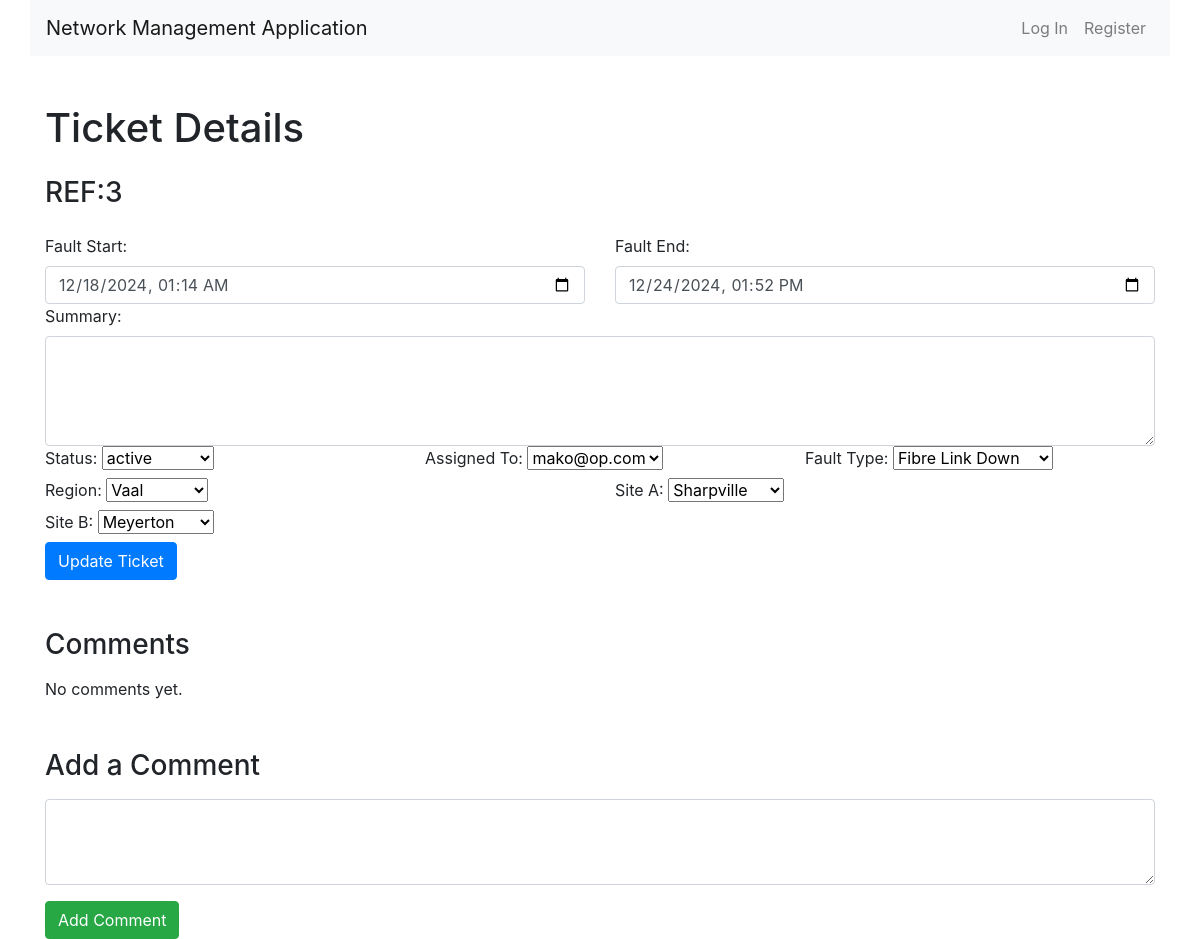
/tickets/3/details/, run on the app's committed database.
### nms/models.py (models this page shows, shortened)
class Ticket(models.Model):
    fault_start = models.CharField(max_length=255, null=True, blank=True)
    fault_end = models.CharField(max_length=255, null=True, blank=True)
    summary = models.TextField(null=True, blank=True)
    status = models.ForeignKey('TicketStatus', on_delete=models.CASCADE, related_name='tickets', default=1)
    created_at = models.DateTimeField(auto_now_add=True)
    assigned_to = models.ForeignKey(User, on_delete=models.CASCADE, related_name='tickets', null=True, blank=True)
    fault_type = models.ForeignKey(FaultType, on_delete=models.CASCADE, related_name='tickets', null=True, blank=True)
    region = models.ForeignKey(Region, on_delete=models.CASCADE, related_name='tickets', null=True, blank=True)
    site_A = models.ForeignKey(Site, on_delete=models.CASCADE, related_name='site_A_tickets', null=True, blank=True)
    site_B = models.ForeignKey(Site, on_delete=models.CASCADE, related_name='site_B_tickets', null=True, blank=True)

class TicketStatus(models.Model):
    name = models.CharField(max_length=50, unique=True)

class User(AbstractUser):
    pass

class FaultType(models.Model):
    name = models.CharField(max_length=100, unique=True)

class Region(models.Model):
    name = models.CharField(max_length=100, unique=True)

class Site(models.Model):
    name = models.CharField(max_length=100, unique=True)
    region = models.ForeignKey(Region, on_delete=models.CASCADE, related_name='sites')

### nms/views.py (the view)
# urls.py: path('tickets/<int:ticket_id>/details/', views.view_ticket, name='view_ticket'),
def view_ticket(request, ticket_id):
    ticket = get_object_or_404(Ticket, id=ticket_id)
    comments = ticket.comments.select_related('user').order_by('-created_date')
    statuses = TicketStatus.objects.all()
    fault_types = FaultType.objects.all()
    regions = Region.objects.all()
    sites = Site.objects.all()
    users = User.objects.all()
    return render(request, 'nms/view_ticket.html', {
        'ticket': ticket,
        'statuses': statuses,
        'fault_types': fault_types,
        'regions': regions,
        'sites': sites,
        'users': users,
        'comments': comments
    })

### nms/templates/nms/view_ticket.html (shortened to what this page needs)
{% extends "nms/layout.html" %}
{% block body %}
<div class="container mt-5">
    <h1 class="mb-4">Ticket Details</h1>
    <h3 class="mb-4">REF:{{ ticket.id }}</h3>
    <form id="edit-ticket-form" class="row g-3" action="{% url 'update_ticket' ticket.id %}">
        <div class="col-md-6">
            <label for="fault_start" class="form-label">Fault Start:</label>
            <input type="datetime-local" class="form-control" id="fault_start" name="fault_start" value="{{ ticket.fault_start }}">
        </div>
        <div class="col-md-6">
            <label for="fault_end" class="form-label">Fault End:</label>
            <input type="datetime-local" class="form-control" id="fault_end" name="fault_end" value="{{ ticket.fault_end }}">
        </div>
        <div class="col-12">
            <label for="summary" class="form-label">Summary:</label>
            <textarea class="form-control" id="summary" name="summary" rows="4">{{ ticket.summary }}</textarea>
        </div>
        <div class="col-md-4">
            <label for="status" class="form-label">Status:</label>
            <select class="form-select" id="status" name="status">
                {% for status in statuses %}
                <option value="{{ status.id }}" {% if ticket.status.id == status.id %}selected{% endif %}>
                    {{ status.name }}
                </option>
                {% endfor %}
            </select>
        </div>
        <div class="col-md-4">
            <label for="assigned_to" class="form-label">Assigned To:</label>
            <select class="form-select" id="assigned_to" name="assigned_to">
                {% for user in users %}
                <option value="{{ user.id }}" {% if ticket.assigned_to.id == user.id %}selected{% endif %}>
                    {{ user.username }}
                </option>
                {% endfor %}
            </select>
        </div>
        <div class="col-md-4">
            <label for="fault_type" class="form-label">Fault Type:</label>
            <select class="form-select" id="fault_type" name="fault_type">
                {% for fault_type in fault_types %}
                <option value="{{ fault_type.id }}" {% if ticket.fault_type.id == fault_type.id %}selected{% endif %}>
                    {{ fault_type.name }}
                </option>
                {% endfor %}
            </select>
        </div>
        <div class="col-md-6">
            <label for="region" class="form-label">Region:</label>
            <select class="form-select" id="region" name="region">
                {% for region in regions %}
                <option value="{{ region.id }}" {% if ticket.region.id == region.id %}selected{% endif %}>
                    {{ region.name }}
                </option>
                {% endfor %}
            </select>
        </div>
        <div class="col-md-6">
            <label for="site_A" class="form-label">Site A:</label>
            <select class="form-select" id="site_A" name="site_A">
                {% for site in sites %}
                <option value="{{ site.id }}" {% if ticket.site_A.id == site.id %}selected{% endif %}>
                    {{ site.name }}
                </option>
                {% endfor %}
            </select>
        </div>
        <div class="col-md-6">
            <label for="site_B" class="form-label">Site B:</label>
            <select class="form-select" id="site_B" name="site_B">
                {% for site in sites %}
                <option value="{{ site.id }}" {% if ticket.site_B.id == site.id %}selected{% endif %}>
                    {{ site.name }}
                </option>
                {% endfor %}
            </select>
        </div>
        <div class="col-12">
            <button type="button" class="btn btn-primary" id="update-ticket">Update Ticket</button>
        </div>
    </form>
    <h3 class="mt-5">Comments</h3>
    <div id="comments-section" class="mt-3">
        {% for comment in comments %}
        <div class="card mb-3">
            <div class="card-body comment">
                <h5 class="card-title">{{ comment.user.username }}</h5>
                <p class="card-text mt-2">{{ comment.content }}</p>
                <h6 class="card-subtitle text-muted">{{ comment.created_date }}</h6>
            </div>
        </div>
        {% empty %}
        <p>No comments yet.</p>
        {% endfor %}
    </div>
    <h3 class="mt-5">Add a Comment</h3>
    <form method="POST" action="{% url 'add_comment' ticket.id %}" class="mt-3">
        <textarea class="form-control mb-3" name="content" rows="3" required></textarea>
        <button type="submit" class="btn btn-success">Add Comment</button>
    </form>
</div>
{% endblock %}

### data on the page
Ticket: id "3", fault_start "12/18/2024 01:14", fault_end "12/24/2024 13:52", status "active", assigned_to "mako@op.com", fault_type "Fibre Link Down", region "Vaal", site_A "Sharpville", site_B "Meyerton"
